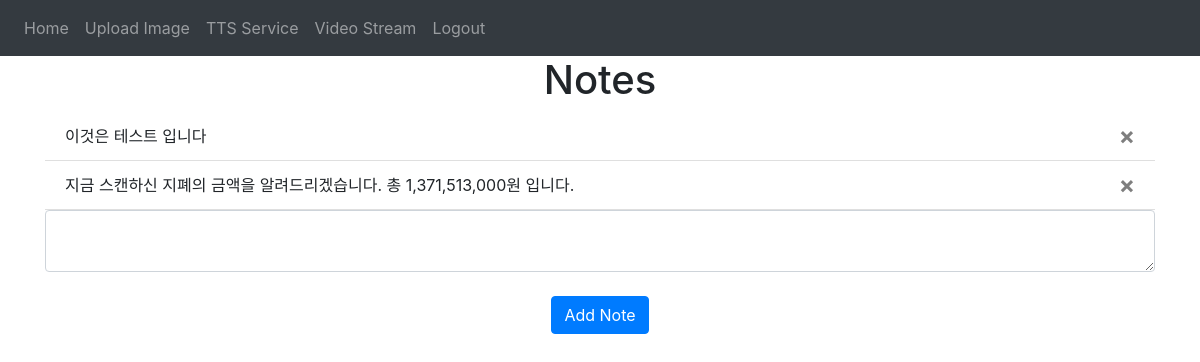
Screenshot of / (signed in) with the database file from the repository.
### website/models.py (models this page shows)
class Note(db.Model):
    id = db.Column(db.Integer, primary_key=True)
    data = db.Column(db.String(10000))
    date = db.Column(db.DateTime(timezone=True), default=func.now())
    user_id = db.Column(db.Integer, db.ForeignKey('user.id'))

### website/views.py (the view, shortened to what this page needs)
@views.route('/', methods=['GET', 'POST'])
@login_required
def home():
    return render_template("home.html", user=current_user)

### website/__init__.py (called while the page is built)
def create_app():
    app = Flask(__name__)
    app.config['SECRET_KEY'] = 'abc'
    app.config['SQLALCHEMY_DATABASE_URI'] = f'sqlite:///{DB_NAME}'
    app.config['SQLALCHEMY_TRACK_MODIFICATIONS'] = False
    db.init_app(app)
    from .views import views
    from .auth import auth
    app.register_blueprint(views, url_prefix='/')
    app.register_blueprint(auth, url_prefix='/')
    from .models import User, Note
    create_database(app)
    login_manager = LoginManager()
    login_manager.login_view = 'auth.login'
    login_manager.init_app(app)
    @login_manager.user_loader
    def load_user(id):
        return User.query.get(int(id)) # look up at primarykey
    return app

### website/templates/home.html (shortened to what this page needs)
{% extends "base.html" %}
{% block content %}
<h1 align="center">Notes</h1>
<ul class="list-group list-group-flush" id="notes">
    {% for note in user.notes %}
    <li class="list-group-item">
        {{ note.data }}
        <button type="button" class="close" onclick="deleteNote({{ note.id }})">
            <span aria-hidden="true">&times;</span>
        </button>
    </li>
    {% endfor %}
</ul>
<form method="POST">
    <textarea name="note" id="note" class="form-control"></textarea>
    <br />
    <div align="center">
        <button type="submit" class="btn btn-primary">Add Note</button>
    </div>
</form>
{% endblock %}

### website/templates/base.html (shortened to what this page needs)
<!DOCTYPE html>
<html>
    <head>
        <link
          rel="stylesheet"
          href="https://stackpath.bootstrapcdn.com/bootstrap/4.4.1/css/bootstrap.min.css"
        />
        <link
          rel="stylesheet"
          href="https://stackpath.bootstra
          pcdn.com/font-awesome/4.7.0/css/font-awesome.min.css"
        />
    </head>
    <body>
        <nav class="navbar navbar-expand-lg navbar-dark bg-dark">
            <div class="collapse navbar-collapse" id="navbar">
                <div class="navbar-nav">
                    {% if user.is_authenticated %}
                    <a class="nav-item nav-link" id="home" href="/">Home</a>
                    <a class="nav-item nav-link" id="uploadImage" href="/upload">Upload Image</a>
                    <a class="nav-item nav-link" id="tts" href="/tts">TTS Service</a>
                    <a class="nav-item nav-link" id="video" href="/video-stream">Video Stream</a>
                    <a class="nav-item nav-link" id="logout" href="/logout">Logout</a>
                    {% else %}
                    <a class="nav-item nav-link" id="login" href="/login">Login</a>
                    <a class="nav-item nav-link" id="signUp" href="/sign-up">Sign Up</a>
                    {% endif %}
                </div>
            </div>
        </nav>
        <div class="container">
            {% block content %}{% endblock %}
        </div>
    </body>
</html>

### rows the page displays
Note: data "이것은 테스트 입니다"
Note: data "지금 스캔하신 지폐의 금액을 알려드리겠습니다. 총 1,371,513,000원 입니다."
